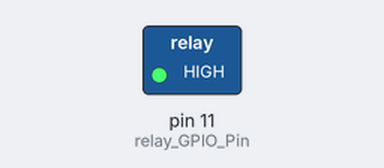
Recording of a program running on a simulated Raspberry Pi (header pin numbers). On the bench: switched loads named in the program (green lamp = pin HIGH). At 0.0 s the program stops and its outputs stay as they are.

Above: at 0.1 s.
Timing chart, 0 to 1.5 s (numbered marks = the images above):
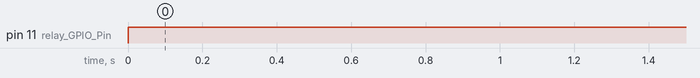

The program:

turnRelayOn.py
```python
# (licence header left out)
import time
import RPi.GPIO as GPIO

# The Relay will be set up on GPIO 17 (Pin 11)
relay_GPIO_Pin = 11

# Die GPIOs Warnings ingnorieren
GPIO.setwarnings(False)

# RPi.GPIO Layout verwenden (wie Pin-Nummern)
GPIO.setmode(GPIO.BOARD)

# Pin 11 (GPIO 17) auf Output setzen
GPIO.setup(relay_GPIO_Pin, GPIO.OUT)

# Relais aus
GPIO.output(relay_GPIO_Pin, GPIO.HIGH)

# Wird zum Putzen of all benoetigt
# GPIO.cleanup()
# message = "End of GPIO-Script"
# print (message)
```

Measured:
- by itself, pin 11 (relay_GPIO_Pin): LOW → HIGH at 0.00 s
